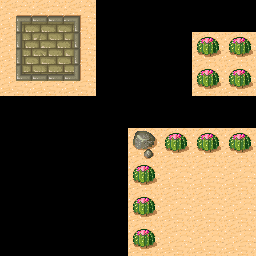

Below is a game level as drawn by its tile map, then a one-line description and the .tmx file that defines it, in full:
An orthogonal 8x8 tile map with 32x32 px tiles, 1 tile layer (Livello tile 1).

<map version="1.8" tiledversion="1.8.2" orientation="orthogonal" renderorder="right-down" width="8" height="8" tilewidth="32" tileheight="32" infinite="0" nextlayerid="2" nextobjectid="1">
 <tileset firstgid="1" name="desert" tilewidth="32" tileheight="32" spacing="1" margin="1" tilecount="48" columns="8">
  <image source="../../Tileset/top-down-flat/tmw_desert_spacing.png" width="265" height="199" />
 </tileset>
 <layer id="1" name="Livello tile 1" width="8" height="8">
  <data encoding="csv">
1,2,3,0,0,0,0,0,
9,10,11,0,0,0,31,31,
17,18,19,0,0,0,31,31,
0,0,0,0,0,0,0,0,
0,0,0,0,32,31,31,31,
0,0,0,0,31,30,30,30,
0,0,0,0,31,30,30,30,
0,0,0,0,31,30,30,30
</data>
 </layer>
</map>
